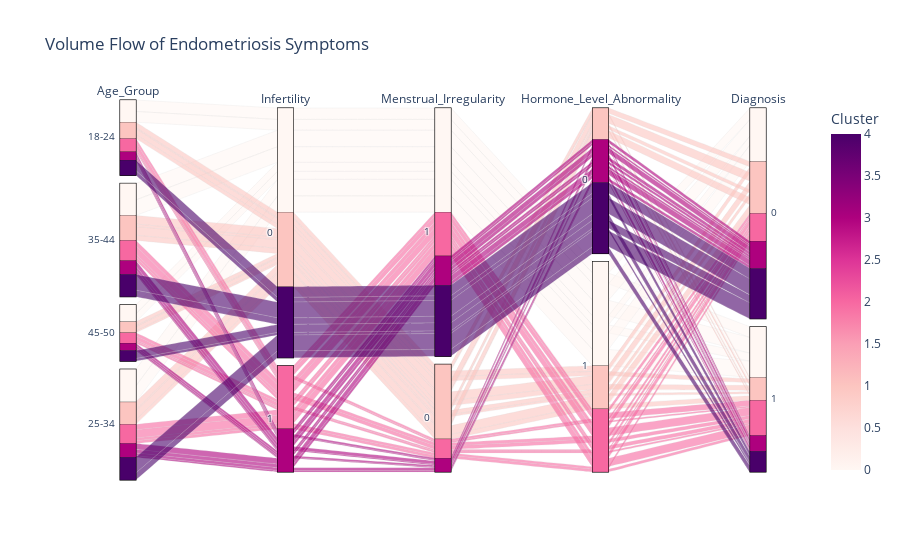

Notebook code for this chart:
### Code cell
import plotly.graph_objects as go
import plotly.express as px

fig = px.parallel_categories(
    df, 
    dimensions=['Age_Group', 'Infertility', 'Menstrual_Irregularity','Hormone_Level_Abnormality', 'Diagnosis'],
    color="Cluster",
    color_continuous_scale=px.colors.sequential.RdPu,
    title="Volume Flow of Endometriosis Symptoms",
)


fig.show()

### Figure 1 — Plotly figure (JSON) as saved in the notebook; plotly's stock layout.template omitted (floating-point values rounded to 4 significant figures; data arrays with more than 128 entries replaced by an {"elided": "..."} marker saying what was removed)
{"data": [{"dimensions": [{"label": "Age_Group", "values": {"elided": "10000 str values"}}, {"label": "Infertility", "values": {"elided": "10000 int values"}}, {"label": "Menstrual_Irregularity", "values": {"elided": "10000 int values"}}, {"label": "Hormone_Level_Abnormality", "values": {"elided": "10000 int values"}}, {"label": "Diagnosis", "values": {"elided": "10000 int values"}}], "domain": {"x": [0, 1], "y": [0, 1]}, "line": {"color": {"elided": "10000 int values"}, "coloraxis": "coloraxis"}, "name": "", "type": "parcats"}], "layout": {"coloraxis": {"colorbar": {"title": {"text": "Cluster"}}, "colorscale": [[0, "rgb(255,247,243)"], [0.125, "rgb(253,224,221)"], [0.25, "rgb(252,197,192)"], [0.375, "rgb(250,159,181)"], [0.5, "rgb(247,104,161)"], [0.625, "rgb(221,52,151)"], [0.75, "rgb(174,1,126)"], [0.875, "rgb(122,1,119)"], [1, "rgb(73,0,106)"]]}, "legend": {"tracegroupgap": 0}, "title": {"text": "Volume Flow of Endometriosis Symptoms"}}}
